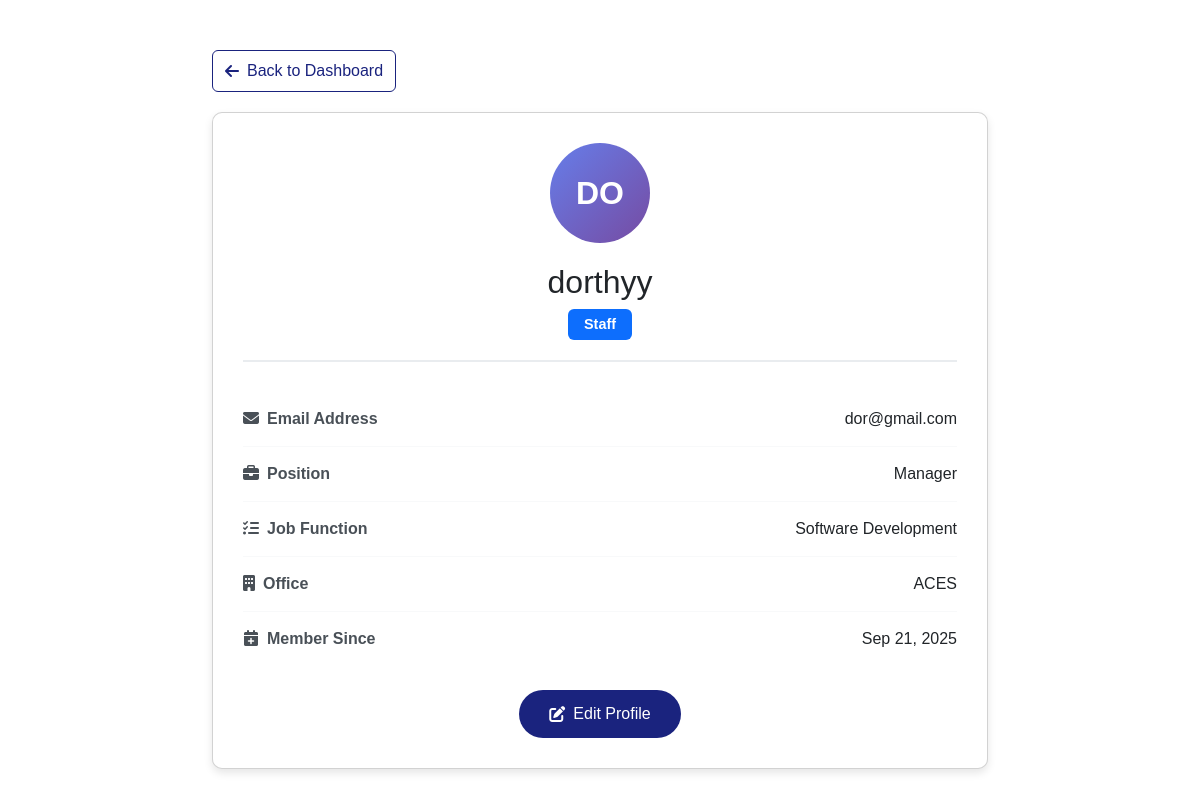
The page /view_profile.php (signed in) on the database its author committed.
### tables this page shows
CREATE TABLE `staff_details` (
  `id` int(6) UNSIGNED NOT NULL,
  `user_id` int(6) UNSIGNED DEFAULT NULL,
  `position` varchar(100) DEFAULT NULL,
  `program` varchar(100) DEFAULT NULL,
  `job_function` varchar(100) DEFAULT NULL,
  `office` varchar(100) DEFAULT NULL
);

CREATE TABLE `users` (
  `id` int(6) UNSIGNED NOT NULL,
  `username` varchar(50) NOT NULL,
  `email` varchar(100) NOT NULL,
  `password` varchar(255) NOT NULL,
  `role` enum('admin','head','staff') NOT NULL,
  `created_at` timestamp NOT NULL DEFAULT current_timestamp()
);

### view_profile.php (the view, shortened to what this page needs)
<?php
include("db.php");
$user_id = $_SESSION['user_id'];
$stmt_fetch = $conn->prepare("SELECT u.username, u.email, u.role, u.created_at, s.position, s.program, s.job_function, s.office
                              FROM users u
                              LEFT JOIN staff_details s ON u.id = s.user_id
                              WHERE u.id = ?");
$stmt_fetch->bind_param("i", $user_id);
$stmt_fetch->execute();
$result_fetch = $stmt_fetch->get_result();
$user_data = $result_fetch->fetch_assoc();
$user_data['username'] = $user_data['username'] ?? '';
$user_data['email'] = $user_data['email'] ?? '';
$user_data['role'] = $user_data['role'] ?? '';
$user_data['position'] = $user_data['position'] ?? 'Not specified';
$user_data['program'] = $user_data['program'] ?? 'Not specified';
$user_data['job_function'] = $user_data['job_function'] ?? 'Not specified';
$user_data['office'] = $user_data['office'] ?? 'Not specified';
$user_data['created_at'] = $user_data['created_at'] ?? '';
?>
<!DOCTYPE html>
<html lang="en">
<head>
    <link href="https://cdn.jsdelivr.net/npm/bootstrap@5.3.0/dist/css/bootstrap.min.css" rel="stylesheet">
    <link rel="stylesheet" href="https://cdnjs.cloudflare.com/ajax/libs/font-awesome/6.4.0/css/all.min.css">
</head>
<body>
    <div class="container">
        <div class="back-link">
            <?php
            $backHref = 'staff_dashboard.php';
            ?>
            <a href="<?php echo $backHref; ?>">
                <i class="fas fa-arrow-left"></i> Back to Dashboard
            </a>
        </div>
        <div class="card">
            <div class="profile-header">
                <div class="profile-avatar">
                    <?php echo strtoupper(substr($user_data['username'], 0, 2)); ?>
                </div>
                <h2 class="mb-2"><?php echo htmlspecialchars($user_data['username']); ?></h2>
                <span class="badge badge-role bg-primary"><?php echo ucfirst($user_data['role']); ?></span>
            </div>
            <div class="profile-info">
                <div class="info-row">
                    <div class="info-label">
                        <i class="fas fa-envelope me-2"></i>Email Address
                    </div>
                    <div class="info-value"><?php echo htmlspecialchars($user_data['email']); ?></div>
                </div>
                <?php if ($_SESSION['role'] !== 'admin'): ?>
                <div class="info-row">
                    <div class="info-label">
                        <i class="fas fa-briefcase me-2"></i>Position
                    </div>
                    <div class="info-value"><?php echo htmlspecialchars($user_data['position']); ?></div>
                </div>
                <div class="info-row">
                    <div class="info-label">
                        <i class="fas fa-tasks me-2"></i>Job Function
                    </div>
                    <div class="info-value"><?php echo htmlspecialchars($user_data['job_function']); ?></div>
                </div>
                <div class="info-row">
                    <div class="info-label">
                        <i class="fas fa-building me-2"></i>Office
                    </div>
                    <div class="info-value"><?php echo htmlspecialchars($user_data['office']); ?></div>
                </div>
                <?php endif; ?>
                <div class="info-row">
                    <div class="info-label">
                        <i class="fas fa-calendar-plus me-2"></i>Member Since
                    </div>
                    <div class="info-value"><?php echo date('M d, Y', strtotime($user_data['created_at'])); ?></div>
                </div>
            </div>
            <div class="text-center mt-4">
                <a href="edit_profile.php" class="btn-edit">
                    <i class="fas fa-edit"></i> Edit Profile
                </a>
            </div>
        </div>
    </div>
</body>
</html>

### view_profile.php (style rules this page uses)
body { font-family: 'Montserrat', sans-serif; background-color: #ffffffff; }
.container { max-width: 800px; margin-top: 50px; }
.card { padding: 30px; box-shadow: 0 4px 8px rgba(0,0,0,0.1); border-radius: 10px; }
.profile-header { text-align: center; margin-bottom: 30px; padding-bottom: 20px; border-bottom: 2px solid #e9ecef; }
.profile-avatar { width: 100px; height: 100px; background: linear-gradient(135deg, #667eea 0%, #764ba2 100%); border-radius: 50%; display: flex; align-items: center; justify-content: center; margin: 0 auto 20px; color: white; font-size: 2rem; font-weight: bold; }
.info-row { display: flex; justify-content: space-between; align-items: center; padding: 15px 0; border-bottom: 1px solid #f8f9fa; }
.info-row:last-child { border-bottom: none; }
.info-label { font-weight: 600; color: #495057; flex: 0 0 30%; }
.info-value { color: #212529; flex: 1; text-align: right; }
.badge-role { font-size: 0.9rem; padding: 8px 16px; }
.btn-edit { background: #1a237e; border: none; padding: 12px 30px; border-radius: 25px; color: white; text-decoration: none; display: inline-flex; align-items: center; gap: 8px; transition: all 0.3s ease; }
.back-link { margin-bottom: 20px; }
.back-link a { color: #1a237e; text-decoration: none; display: inline-flex; align-items: center; gap: 8px; border: 1px solid #1a237e; padding: 8px 12px; border-radius: 6px; transition: all 0.2s ease-in-out; }

### rows shown on the page
staff_details: user.username "DO", user.username "dorthyy", user.role "Staff", user.email "dor@gmail.com", position "Manager", job_function "Software Development", office "ACES", user.created_at "Sep 21, 2025"
